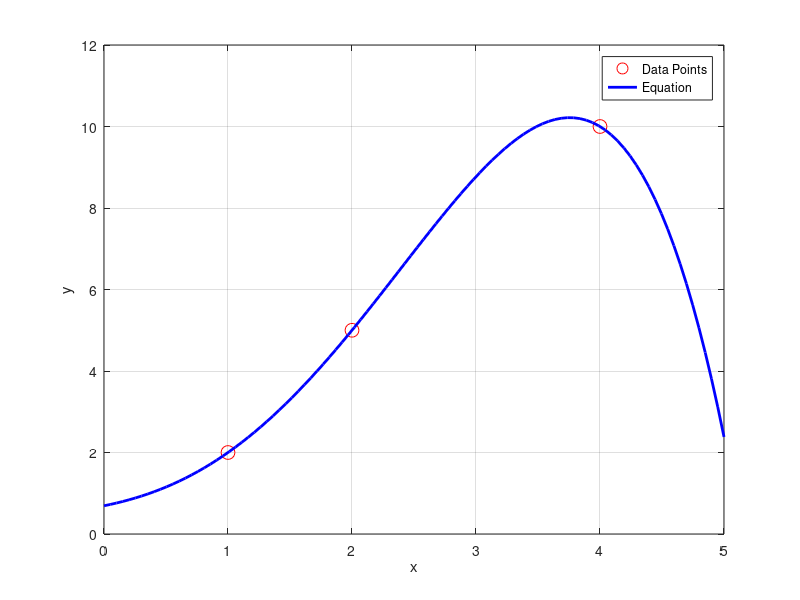

The MATLAB source for this figure:
x = [1 2 4];
% Data points
y = [2 5 10];
% Equation
X = [ones(size(x));
     x
     x.^2
     x.^3
     x.^4
     x.^5];

Y = y;

theta = Y * pinv(X);

f = @(x) theta(1) + theta(2)*x + theta(3)*x.^2 + theta(4)*x.^3 + theta(5)*x.^4 + theta(6)*x.^5;

xx = linspace(0, 5, 100);
yy = f(xx);

% Graph
figure;
plot(x,y, 'or', 'MarkerSize', 10, 'DisplayName', 'Data Points');
hold on;
plot(xx,yy, 'b', 'LineWidth', 2, 'DisplayName', 'Equation');
xlabel('x');
ylabel('y');
grid on;
legend show;